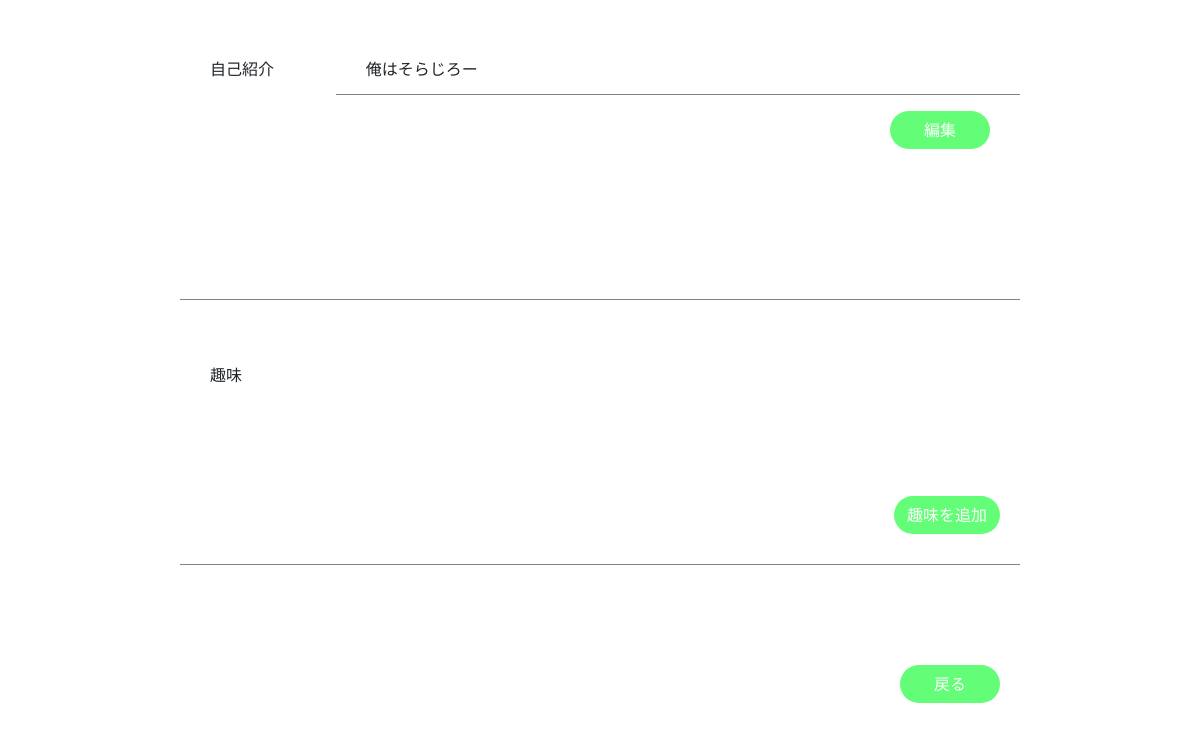
Page /myPofile/ (signed in, lower part) on the earlier database version.
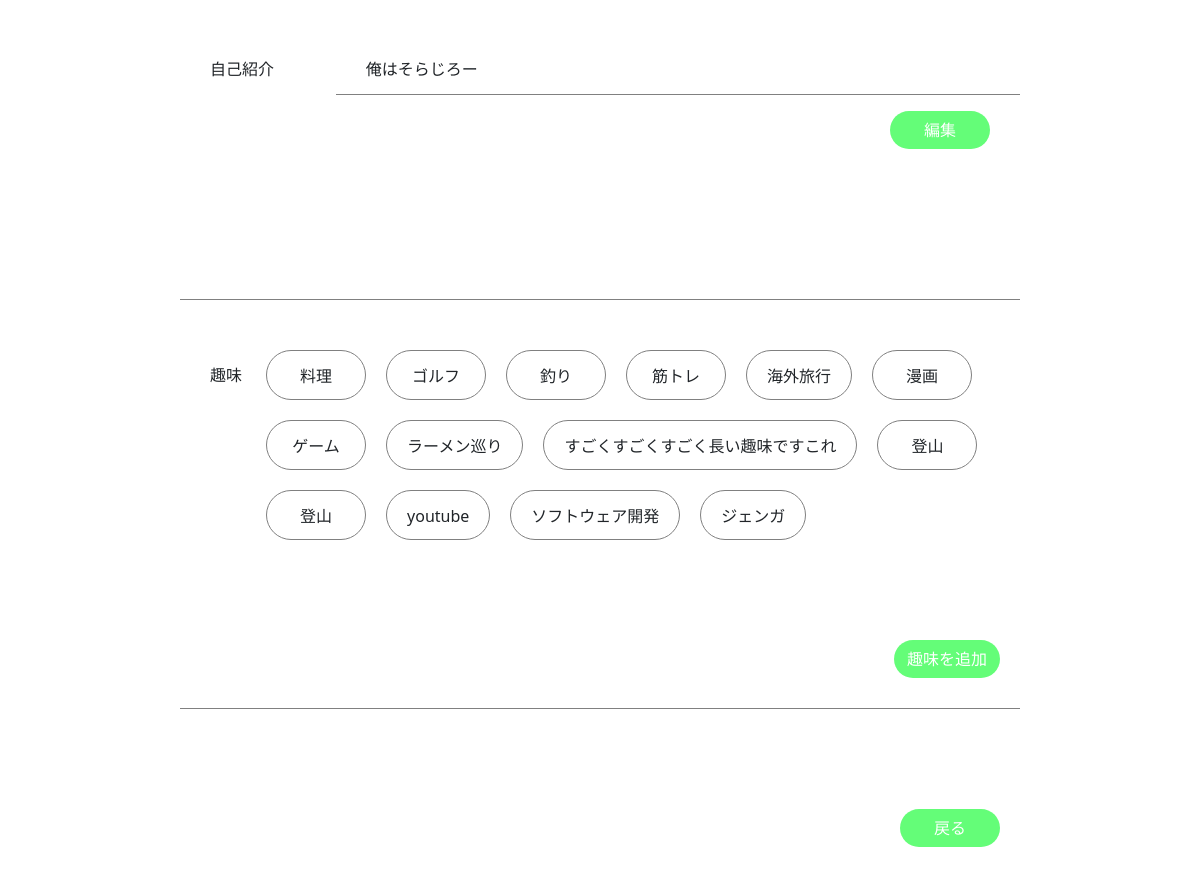
Same page on the later database version.
### accounts/models.py (models this page shows, shortened)
class User(AbstractUser):
    email = models.EmailField("メールアドレス", unique=True)
    followings = models.ManyToManyField(
        "self", related_name="followers", symmetrical=False, blank=True
    )

class Profile(models.Model):
    user = models.OneToOneField(
        User, related_name="profile", on_delete=models.CASCADE
    )
    nickname = models.CharField(max_length=20, null=True, blank=True)
    gender = models.IntegerField(choices=Gender.choices, null=True, blank=True)
    grade = models.IntegerField(choices=Grade.choices, null=True, blank=True)
    age = models.IntegerField(
        validators=[
            MinValueValidator(18),
            MaxValueValidator(120),
        ],
        null=True,
        blank=True,
    )
    target = models.IntegerField(choices=Target.choices, null=True, blank=True)
    univ_name = models.CharField("大学名", max_length=20, null=True, blank=True)
    faculty = models.CharField("学部名", max_length=20, null=True, blank=True)
    major = models.CharField("学科名", max_length=20, null=True, blank=True)
    campus = models.CharField("キャンパス名", max_length=20, null=True, blank=True)
    profile_text = models.TextField(max_length=300, null=True, blank=True)
    hobby = models.ManyToManyField(Hobby, related_name="profiles", blank=True)

class Hobby(models.Model):
    hobby_name = models.CharField(max_length=30, null=True, blank=True)
    hobby_kind = models.IntegerField(
        choices=Hobby_kind.choices, null=True, blank=True
    )

### accounts/views.py (the view)
class MyProfileView(View, LoginRequiredMixin):
    model = User
    template_name = "accounts/myProfile.html"
    def get(self, request):
        ctxt = {
            "target_user": self.request.user,
        }
        return render(request, self.template_name, ctxt)

### templates/accounts/myProfile.html (shortened to what this page needs)
{% extends "base.html" %}
{% load static %}
{% block content %}
<div class="profile-text profile-box">
    <div class="profile-item d-flex">
        <p class="profile-label">自己紹介</p>
        <p class="profile-info">{{ target_user.profile.profile_text }}</p>
    </div>
    <div class="profile-item d-flex justify-content-end">
        <a href="{% url 'accounts:profileTextEdit' target_user.profile.id %}">
            <button class="btn btn-unienca btn-edit">
                編集
            </button>
        </a>
    </div>
</div>
<div class="profile-hobby profile-box d-flex">
    <p class="profile-label">趣味</p>
    <div class="profile-item profile-item-hobby">
        {% for hobby in target_user.profile.hobby.all %}
        <div class="hobby-box">
            <p>{{ hobby.hobby_name }}</p>
        </div>
        {% endfor %}
    </div>
</div>
<div class="add-hobby-container d-flex justify-content-end">
    <a href="{% url 'accounts:createHobby' %}">
        <button class="btn btn-unienca btn-hobby">
            趣味を追加
        </button>
    </a>
</div>
<div class="retun-btn-containe d-flex justify-content-end">
    <a href="{% url 'matching:home' %}">
        <button class="btn btn-unienca btn-profile-return">
            戻る
        </button>
    </a>
</div>
{% endblock %}

### templates/base.html (shortened to what this page needs)
{% load static %}
<!doctype html>
<html lang="en">
<head>
    <link href="https://cdn.jsdelivr.net/npm/bootstrap@5.0.2/dist/css/bootstrap.min.css" rel="stylesheet"
>
    <link href="{% static 'accounts/css/accounts.css' %}" rel="stylesheet">
    <link href="{% static 'matching/css/matching.css' %}" rel="stylesheet">
    <link href="{% static 'dm/css/dm.css' %}" rel="stylesheet">
</head>
<body>
    <div class="background">
        <div class="container-original">
            <div class="main-container">
                {% block content %}
                {% endblock %}
            </div>
        </div>
    </div>
</body>
</html>

### accounts/static/accounts/css/accounts.css (style rules this page uses)
a { text-decoration: none; }
.background { min-height: 100vh; width: 100%; }
.container-original { overflow: auto; }
.main-container { margin: 50px auto 0px auto; width: 70%; }
.btn-unienca { background-color: rgb(100, 253, 120) !important; color: white !important; }
.profile-box { padding: 50px 0px 50px 30px; margin: 0 auto; border-top: 1px solid grey; }
.profile-text { margin-bottom: 100px; }
.profile-label { height: 50px; line-height: 50px; width: 150px; }
.profile-info { min-height: 50px; line-height: 50px; padding-left: 30px; border-bottom: 1px solid grey; width: 100%; }
.profile-item-hobby { display: flex; flex-wrap: wrap; }
.hobby-box { max-width: 100%; height: 50px; min-width: 100px; border: 1px solid gray; border-radius: 30px; margin: 0 20px 20px 0; padding: 0px 20px; text-align: center; line-height: 50px; }
.add-hobby-container { width: 100%; border-bottom: 1px solid gray; }
.btn-hobby { margin: 30px 20px 30px auto; border-radius: 50px; }
.btn-profile-return { margin: 100px 20px 100px auto; width: 100px; border-radius: 50px; }
.btn-edit { width: 100px; border-radius: 50px; margin-right: 30px; }

Differences in the rows shown:
added Hobby: hobby_name "料理"
added Hobby: hobby_name "ゴルフ"
added Hobby: hobby_name "釣り"
added Hobby: hobby_name "筋トレ"
added Hobby: hobby_name "海外旅行"
added Hobby: hobby_name "漫画"
added Hobby: hobby_name "ゲーム"
added Hobby: hobby_name "ラーメン巡り"
added Hobby: hobby_name "すごくすごくすごく長い趣味ですこれ"
added Hobby: hobby_name "登山"
added Hobby: hobby_name "登山"
added Hobby: hobby_name "youtube"
added Hobby: hobby_name "ソフトウェア開発"
added Hobby: hobby_name "ジェンガ"
